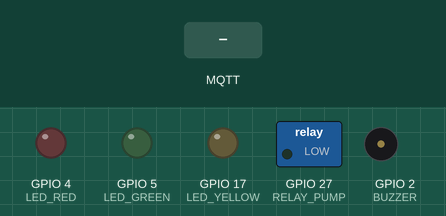
Recording of a sketch running on a simulated ESP32. Shown: switched loads named in the sketch (green lamp = pin HIGH), output pins drawn as LEDs (lit = HIGH), buzzer (waves = sounding, pin HIGH). Inputs (shaded band) come from the test bench. WiFi joins after 1.5 s; servers stay silent unless stated; uploads are accepted with an empty reply; random numbers use the default seed unless the sketch sets one; no MQTT or app messages arrive unless stated; what the sketch prints to the serial monitor is not drawn.

Above: at 2.7 s.
2.8 s: MQTT message "5" arrives on the first subscribed topic
At 4.5 s:
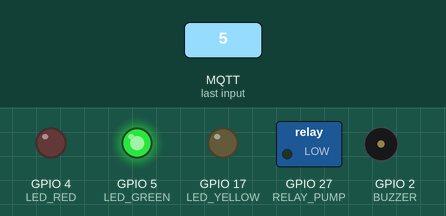
5.0 s: MQTT message "5" arrives on the second subscribed topic
At 6.1 s:
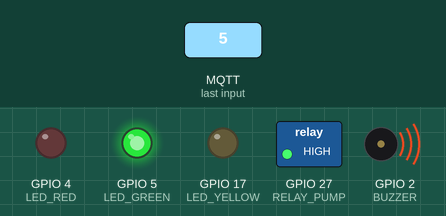
7.0 s: MQTT message "90" arrives on the first subscribed topic
At 8.9 s:
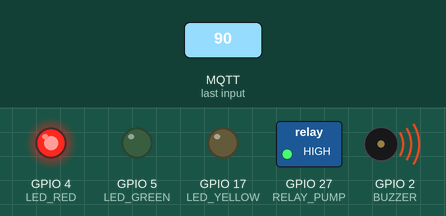
9.2 s: MQTT message "90" arrives on the second subscribed topic
At 10.7 s:
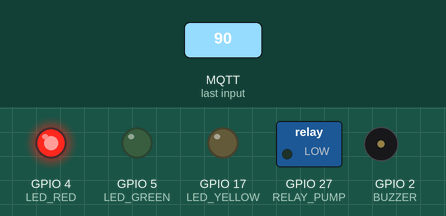
11.4 s: MQTT message "200" arrives on the first subscribed topic
At 12.4 s:
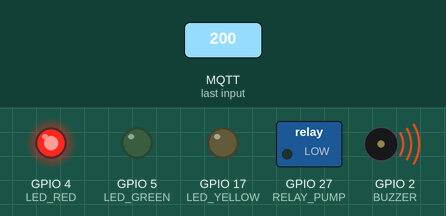
13.6 s: MQTT message "1" arrives on the first subscribed topic
At 15.3 s:
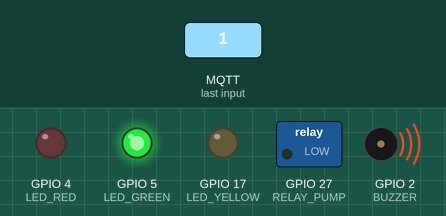
Timing chart, 0 to 16.8 s (numbered marks = the images above; inputs shaded):
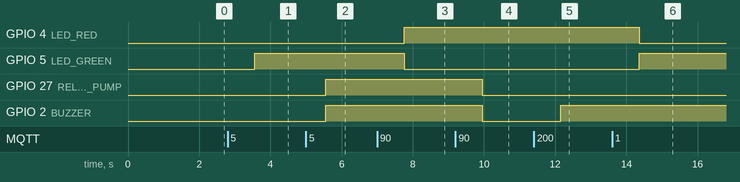

The sketch:

sketch_nov13a.ino
```cpp
#include <DHT.h>
#include <WiFi.h>
#include <HTTPClient.h>
#include "PubSubClient.h"

// Pin sensor
const int DHTPIN = 15;        // Pin DHT22 untuk suhu dan kelembapan
const int DHTTYPE = DHT22;    // Tipe sensor DHT yang digunakan
const int TURBIDITY_PIN = 34; // Pin analog untuk simulasi sensor kekeruhan
const int PH_PIN = 35;        // Pin analog untuk simulasi sensor pH

// Pin kontrol perangkat
const int LED_GREEN = 5;      // Pin untuk LED Hijau
const int LED_YELLOW = 17;    // Pin untuk LED Kuning
const int LED_RED = 4;        // Pin untuk LED Merah
const int RELAY_PUMP = 27;    // Pin untuk relay pompa
const int BUZZER = 2;         // Pin untuk buzzer

// WiFi settings
const char* ssid = "frenz";               // Ganti dengan SSID jaringan Anda
const char* password = "frenz1975";      // Ganti dengan password WiFi Anda

// MQTT Broker settings
const char* mqtt_server = "broker.hivemq.com";  // Ganti dengan IP atau alamat broker MQTT
const int mqtt_port = 1883;                    // Port broker MQTT
const char* pub_lampu = "status175/lampu";
const char* pub_relay = "status175/relay";
const char* pub_buzzer = "status175/buzzer";
const char* sub_suhu = "sensor175/suhu";
const char* sub_humi = "sensor175/kelembapan";
const char* sub_turbidity = "sensor175/kekeruhan";
const char* sub_ph = "sensor175/ph";

// Alamat URL Flask server
const char* flask_server_url = "http://192.168.26.248:4040/data";  // Ganti <NGROK_URL> dengan URL ngrok yang digunakan

WiFiClient espClient;
PubSubClient client(espClient);

DHT dht(DHTPIN, DHTTYPE);

// Variabel untuk menyimpan nilai suhu dan kelembapan
float suhu = -1;
float humidity = -1;

void setup() {
  Serial.begin(115200);

  // Setup untuk sensor
  dht.begin();
  pinMode(LED_GREEN, OUTPUT);
  pinMode(LED_YELLOW, OUTPUT);
  pinMode(LED_RED, OUTPUT);
  pinMode(RELAY_PUMP, OUTPUT);
  pinMode(BUZZER, OUTPUT);

  digitalWrite(LED_GREEN, LOW);
  digitalWrite(LED_YELLOW, LOW);
  digitalWrite(LED_RED, LOW);
  digitalWrite(RELAY_PUMP, LOW);
  digitalWrite(BUZZER, LOW);

  // Connect to WiFi
  WiFi.begin(ssid, password);
  while (WiFi.status() != WL_CONNECTED) {
    delay(500);
    Serial.print(".");
  }
  Serial.println("Connected to WiFi");

  // Connect to MQTT Broker
  client.setServer(mqtt_server, mqtt_port);
  client.setCallback(mqtt_callback);

  // Connect to MQTT broker
  connectToMQTT();
}

void loop() {
  if (!client.connected()) {
    connectToMQTT();
  }
  client.loop();

  delay(2000);  // Delay sebelum pembacaan data berikutnya
}

void connectToMQTT() {
  while (!client.connected()) {
    Serial.print("Connecting to MQTT...");
    String clientId = "ESP32Client-";
    clientId += String(random(0xffff), HEX);

    if (client.connect(clientId.c_str())) {
      Serial.println("Connected to MQTT broker");
      // Subscribe to sensor data topics to receive sensor values
      client.subscribe(sub_suhu);
      client.subscribe(sub_humi);
      client.subscribe(sub_turbidity);
      client.subscribe(sub_ph);
    } else {
      Serial.print("Failed to connect, rc=");
      Serial.print(client.state());
      Serial.println(" Try again in 5 seconds");
      delay(5000);
    }
  }
}

void mqtt_callback(char* topic, byte* payload, unsigned int length) {
  String message = "";
  for (int i = 0; i < length; i++) {
    message += (char)payload[i];
  }

  if (String(topic) == sub_suhu) {
    Serial.print("Received Suhu: ");
    Serial.println(message);

    suhu = message.toFloat();
    String lampuStatus;

    if (suhu < 30) {
      digitalWrite(LED_GREEN, HIGH);
      digitalWrite(LED_YELLOW, LOW);
      digitalWrite(LED_RED, LOW);
      lampuStatus = "{\"green\": \"ON\"}";
    } else if (suhu >= 30 && suhu <= 35) {
      digitalWrite(LED_GREEN, LOW);
      digitalWrite(LED_YELLOW, HIGH);
      digitalWrite(LED_RED, LOW);
      lampuStatus = "{\"yellow\": \"ON\"}";
    } else {
      digitalWrite(LED_GREEN, LOW);
      digitalWrite(LED_YELLOW, LOW);
      digitalWrite(LED_RED, HIGH);
      digitalWrite(BUZZER, HIGH);
      lampuStatus = "{\"red\": \"ON\"}";
    }
    client.publish(pub_lampu, lampuStatus.c_str());

    // Kirim suhu dan kelembapan ke Flask jika kelembapan telah diterima
    if (humidity != -1) {
      sendToFlask(suhu, humidity);
    }
  }

  if (String(topic) == sub_humi) {
    Serial.print("Received Kelembapan: ");
    Serial.println(message);

    humidity = message.toFloat();

    if (humidity < 50) {
      if (digitalRead(RELAY_PUMP) == LOW) {
        digitalWrite(RELAY_PUMP, HIGH);
        client.publish(pub_relay, "Pompa ON");
      }
      if (digitalRead(BUZZER) == LOW) {
        digitalWrite(BUZZER, HIGH);
        client.publish(pub_buzzer, "Buzzer ON");
      }
    } else {
      if (digitalRead(RELAY_PUMP) == HIGH) {
        digitalWrite(RELAY_PUMP, LOW);
        client.publish(pub_relay, "Pompa OFF");
      }
      if (digitalRead(BUZZER) == HIGH) {
        digitalWrite(BUZZER, LOW);
        client.publish(pub_buzzer, "Buzzer OFF");
      }
    }

    // Kirim suhu dan kelembapan ke Flask jika suhu telah diterima
    if (suhu != -1) {
      sendToFlask(suhu, humidity);
    }
  }
}

void sendToFlask(float suhu, float humidity) {
  if (WiFi.status() == WL_CONNECTED) {
    HTTPClient http;
    http.begin(flask_server_url);

    // JSON data sesuai dengan yang diberikan
    String jsonData = "{\"suhumax\":50,\"suhumin\":35,\"suhurata2\":42.5,\"nilaisuhuhumid\":[{\"id\":1,\"suhu\":"
                      + String(suhu) + ",\"humid\":" + String(humidity)
                      + ",\"kecerahan\":200,\"timestamp\":\"2024-11-12T08:00:00\"}],\"month_year\":\"11-2024\"}";

    http.addHeader("Content-Type", "application/json");

    int httpResponseCode = http.POST(jsonData);
    if (httpResponseCode > 0) {
      String response = http.getString();
      Serial.println("Response: " + response);
    } else {
      Serial.print("Error on sending POST: ");
      Serial.println(httpResponseCode);
    }

    http.end();
  } else {
    Serial.println("Error in WiFi connection");
  }
}
```

Measured:
- after the input at 2.8 s, GPIO 5 (LED_GREEN): LOW → HIGH after 0.76 s
- after the input at 5.0 s, GPIO 27 (RELAY_PUMP), GPIO 2 (BUZZER): LOW → HIGH after 0.56 s
- after the input at 7.0 s, GPIO 4 (LED_RED): LOW → HIGH after 0.76 s; GPIO 5 (LED_GREEN): HIGH → LOW after 0.76 s
- after the input at 9.2 s, GPIO 27 (RELAY_PUMP), GPIO 2 (BUZZER): HIGH → LOW after 0.76 s
- after the input at 11.4 s, GPIO 2 (BUZZER): LOW → HIGH after 0.76 s
- after the input at 13.6 s, GPIO 4 (LED_RED): HIGH → LOW after 0.76 s; GPIO 5 (LED_GREEN): LOW → HIGH after 0.76 s
